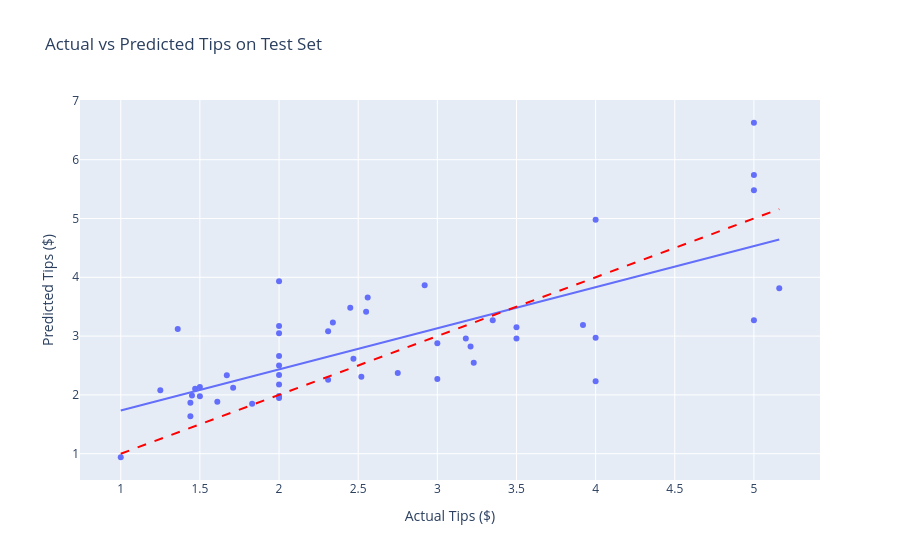

This figure's notebook cell:
### Markdown cell above
### 05. Model Visualizations

**Visualization 1: Actual vs Predicted Tips** - Scatter plot showing the relationship between actual and predicted tip values.

### Code cell
# Visualization 1: Actual vs Predicted (Scatter Plot)
fig1 = px.scatter(x=y_test, y=y_test_pred, 
                  labels={'x': 'Actual Tips ($)', 'y': 'Predicted Tips ($)'},
                  title='Actual vs Predicted Tips on Test Set',
                  trendline='ols')
fig1.add_shape(type='line', x0=y_test.min(), y0=y_test.min(), 
               x1=y_test.max(), y1=y_test.max(),
               line=dict(dash='dash', color='red'))
fig1.show()

### Figure 1 — Plotly figure (JSON) as saved in the notebook; plotly's stock layout.template omitted (floating-point values rounded to 4 significant figures)
{"data": [{"hovertemplate": "Actual Tips ($)=%{x}<br>Predicted Tips ($)=%{y}<extra></extra>", "legendgroup": "", "marker": {"color": "#636efa", "symbol": "circle"}, "mode": "markers", "name": "", "orientation": "v", "showlegend": false, "type": "scatter", "x": [3.18, 2.0, 2.0, 5.16, 2.0, 2.0, 2.56, 2.52, 3.23, 3.0, 3.0, 1.47, 1.5, 2.0, 1.83, 1.36, 4.0, 3.92, 2.47, 5.0, 2.45, 3.35, 4.0, 1.45, 3.5, 2.31, 1.71, 5.0, 2.0, 5.0, 4.0, 1.44, 2.34, 3.21, 3.5, 2.92, 1.5, 5.0, 2.75, 2.0, 1.25, 2.0, 2.55, 1.67, 2.0, 1.0, 1.61, 2.31, 1.44], "xaxis": "x", "y": [2.959, 1.979, 3.934, 3.815, 2.175, 2.66, 3.658, 2.307, 2.547, 2.27, 2.878, 2.104, 2.134, 2.337, 1.847, 3.121, 2.971, 3.189, 2.616, 5.739, 3.481, 3.269, 2.233, 1.989, 3.151, 2.257, 2.121, 3.269, 3.172, 6.628, 4.978, 1.637, 3.233, 2.822, 2.961, 3.866, 1.978, 5.482, 2.371, 3.047, 2.08, 2.5, 3.413, 2.334, 1.948, 0.9396, 1.882, 3.084, 1.867], "yaxis": "y"}, {"hovertemplate": "<b>OLS trendline</b><br>y = 0.699484 * x + 1.0343<br>R<sup>2</sup>=0.537772<br><br>Actual Tips ($)=%{x}<br>Predicted Tips ($)=%{y} <b>(trend)</b><extra></extra>", "legendgroup": "", "marker": {"color": "#636efa", "symbol": "circle"}, "mode": "lines", "name": "", "showlegend": false, "type": "scatter", "x": [1.0, 1.25, 1.36, 1.44, 1.44, 1.45, 1.47, 1.5, 1.5, 1.61, 1.67, 1.71, 1.83, 2.0, 2.0, 2.0, 2.0, 2.0, 2.0, 2.0, 2.0, 2.0, 2.31, 2.31, 2.34, 2.45, 2.47, 2.52, 2.55, 2.56, 2.75, 2.92, 3.0, 3.0, 3.18, 3.21, 3.23, 3.35, 3.5, 3.5, 3.92, 4.0, 4.0, 4.0, 5.0, 5.0, 5.0, 5.0, 5.16], "xaxis": "x", "y": [1.734, 1.909, 1.986, 2.042, 2.042, 2.049, 2.063, 2.084, 2.084, 2.16, 2.202, 2.23, 2.314, 2.433, 2.433, 2.433, 2.433, 2.433, 2.433, 2.433, 2.433, 2.433, 2.65, 2.65, 2.671, 2.748, 2.762, 2.797, 2.818, 2.825, 2.958, 3.077, 3.133, 3.133, 3.259, 3.28, 3.294, 3.378, 3.482, 3.482, 3.776, 3.832, 3.832, 3.832, 4.532, 4.532, 4.532, 4.532, 4.644], "yaxis": "y"}], "layout": {"legend": {"tracegroupgap": 0}, "shapes": [{"line": {"color": "red", "dash": "dash"}, "type": "line", "x0": 1, "x1": 5.16, "y0": 1, "y1": 5.16}], "title": {"text": "Actual vs Predicted Tips on Test Set"}, "xaxis": {"anchor": "y", "domain": [0, 1], "title": {"text": "Actual Tips ($)"}}, "yaxis": {"anchor": "x", "domain": [0, 1], "title": {"text": "Predicted Tips ($)"}}}}
